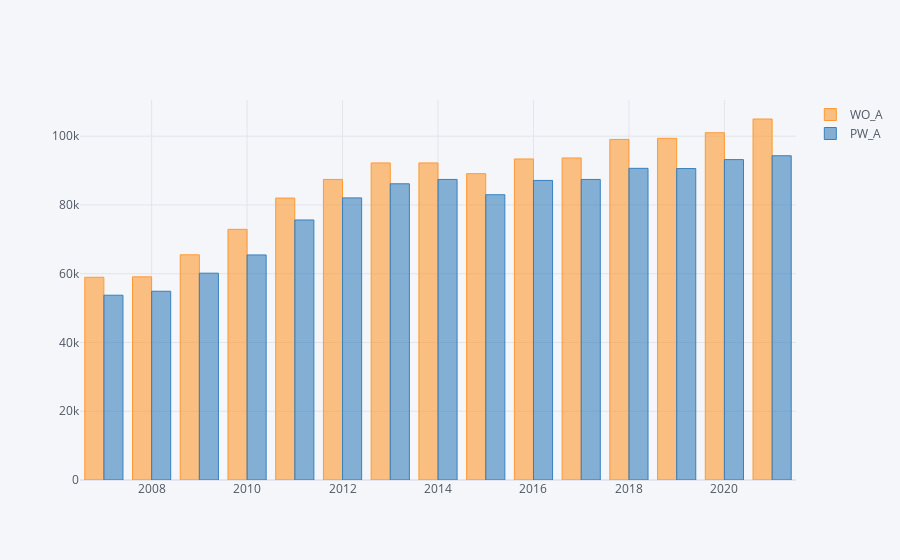

Notebook code cell kept with this figure:
### Code cell
df.groupby("YEAR")[["WO_A","PW_A"]].quantile(.5).iplot(kind = "bar")

### Figure 1 — Plotly figure (JSON) as saved in the notebook; plotly's stock layout.template omitted (floating-point values rounded to 4 significant figures)
{"data": [{"marker": {"color": "rgba(255, 153, 51, 0.6)", "line": {"color": "rgba(255, 153, 51, 1.0)", "width": 1}}, "name": "WO_A", "orientation": "v", "text": "", "type": "bar", "x": [2007, 2008, 2009, 2010, 2011, 2012, 2013, 2014, 2015, 2016, 2017, 2018, 2019, 2020, 2021], "y": [58968, 59093, 65500, 72904, 82000, 87422, 92220, 92220, 89095, 93371, 93660.0, 99060, 99382, 101000, 104998]}, {"marker": {"color": "rgba(55, 128, 191, 0.6)", "line": {"color": "rgba(55, 128, 191, 1.0)", "width": 1}}, "name": "PW_A", "orientation": "v", "text": "", "type": "bar", "x": [2007, 2008, 2009, 2010, 2011, 2012, 2013, 2014, 2015, 2016, 2017, 2018, 2019, 2020, 2021], "y": [53747, 54900.0, 60150.0, 65460.0, 75629, 82056, 86154, 87422, 82971, 87135, 87422, 90646, 90590.0, 93184, 94307]}], "layout": {"legend": {"bgcolor": "#F5F6F9", "font": {"color": "#4D5663"}}, "paper_bgcolor": "#F5F6F9", "plot_bgcolor": "#F5F6F9", "title": {"font": {"color": "#4D5663"}}, "xaxis": {"gridcolor": "#E1E5ED", "showgrid": true, "tickfont": {"color": "#4D5663"}, "title": {"font": {"color": "#4D5663"}, "text": ""}, "zerolinecolor": "#E1E5ED"}, "yaxis": {"gridcolor": "#E1E5ED", "showgrid": true, "tickfont": {"color": "#4D5663"}, "title": {"font": {"color": "#4D5663"}, "text": ""}, "zerolinecolor": "#E1E5ED"}}}
